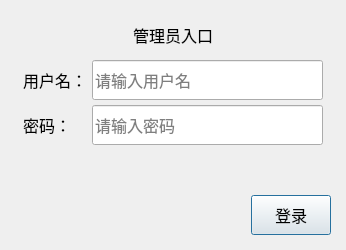
<?xml version="1.0" encoding="UTF-8"?>
<ui version="4.0">
 <class>AdminDialog</class>
 <widget class="QDialog" name="AdminDialog">
  <property name="geometry">
   <rect>
    <x>0</x>
    <y>0</y>
    <width>346</width>
    <height>250</height>
   </rect>
  </property>
  <property name="windowTitle">
   <string>Dialog</string>
  </property>
  <layout class="QVBoxLayout" name="verticalLayout">
   <property name="spacing">
    <number>5</number>
   </property>
   <property name="leftMargin">
    <number>15</number>
   </property>
   <property name="topMargin">
    <number>15</number>
   </property>
   <property name="rightMargin">
    <number>15</number>
   </property>
   <property name="bottomMargin">
    <number>15</number>
   </property>
   <item>
    <widget class="QLabel" name="label">
     <property name="font">
      <font>
       <family>微软雅黑</family>
       <pointsize>12</pointsize>
      </font>
     </property>
     <property name="text">
      <string>管理员入口</string>
     </property>
     <property name="alignment">
      <set>Qt::AlignCenter</set>
     </property>
    </widget>
   </item>
   <item>
    <layout class="QGridLayout" name="gridLayout">
     <property name="leftMargin">
      <number>8</number>
     </property>
     <property name="topMargin">
      <number>0</number>
     </property>
     <property name="rightMargin">
      <number>8</number>
     </property>
     <property name="bottomMargin">
      <number>0</number>
     </property>
     <item row="0" column="0">
      <widget class="QLabel" name="label_2">
       <property name="minimumSize">
        <size>
         <width>0</width>
         <height>40</height>
        </size>
       </property>
       <property name="maximumSize">
        <size>
         <width>16777215</width>
         <height>40</height>
        </size>
       </property>
       <property name="font">
        <font>
         <family>微软雅黑</family>
         <pointsize>12</pointsize>
        </font>
       </property>
       <property name="text">
        <string>用户名：</string>
       </property>
      </widget>
     </item>
     <item row="1" column="0">
      <widget class="QLabel" name="label_3">
       <property name="minimumSize">
        <size>
         <width>0</width>
         <height>40</height>
        </size>
       </property>
       <property name="maximumSize">
        <size>
         <width>16777215</width>
         <height>40</height>
        </size>
       </property>
       <property name="font">
        <font>
         <family>微软雅黑</family>
         <pointsize>12</pointsize>
        </font>
       </property>
       <property name="text">
        <string>密码：</string>
       </property>
      </widget>
     </item>
     <item row="1" column="1">
      <widget class="QLineEdit" name="lineEdit_2">
       <property name="minimumSize">
        <size>
         <width>0</width>
         <height>40</height>
        </size>
       </property>
       <property name="maximumSize">
        <size>
         <width>16777215</width>
         <height>40</height>
        </size>
       </property>
       <property name="font">
        <font>
         <family>微软雅黑</family>
         <pointsize>12</pointsize>
        </font>
       </property>
       <property name="echoMode">
        <enum>QLineEdit::Password</enum>
       </property>
       <property name="placeholderText">
        <string>请输入密码</string>
       </property>
      </widget>
     </item>
     <item row="0" column="1">
      <widget class="QLineEdit" name="lineEdit">
       <property name="minimumSize">
        <size>
         <width>0</width>
         <height>40</height>
        </size>
       </property>
       <property name="maximumSize">
        <size>
         <width>16777215</width>
         <height>40</height>
        </size>
       </property>
       <property name="font">
        <font>
         <family>微软雅黑</family>
         <pointsize>12</pointsize>
        </font>
       </property>
       <property name="placeholderText">
        <string>请输入用户名</string>
       </property>
      </widget>
     </item>
    </layout>
   </item>
   <item>
    <widget class="QLabel" name="label_tip">
     <property name="font">
      <font>
       <family>微软雅黑</family>
       <pointsize>10</pointsize>
      </font>
     </property>
     <property name="styleSheet">
      <string notr="true">color: rgb(255, 0, 0);</string>
     </property>
     <property name="text">
      <string> </string>
     </property>
     <property name="alignment">
      <set>Qt::AlignRight|Qt::AlignTrailing|Qt::AlignVCenter</set>
     </property>
    </widget>
   </item>
   <item>
    <layout class="QHBoxLayout" name="horizontalLayout">
     <item>
      <spacer name="horizontalSpacer">
       <property name="orientation">
        <enum>Qt::Horizontal</enum>
       </property>
       <property name="sizeHint" stdset="0">
        <size>
         <width>40</width>
         <height>20</height>
        </size>
       </property>
      </spacer>
     </item>
     <item>
      <widget class="QPushButton" name="pushButton">
       <property name="minimumSize">
        <size>
         <width>0</width>
         <height>40</height>
        </size>
       </property>
       <property name="maximumSize">
        <size>
         <width>16777215</width>
         <height>40</height>
        </size>
       </property>
       <property name="font">
        <font>
         <family>微软雅黑</family>
         <pointsize>12</pointsize>
        </font>
       </property>
       <property name="text">
        <string>登录</string>
       </property>
      </widget>
     </item>
    </layout>
   </item>
  </layout>
 </widget>
 <resources/>
 <connections/>
</ui>
